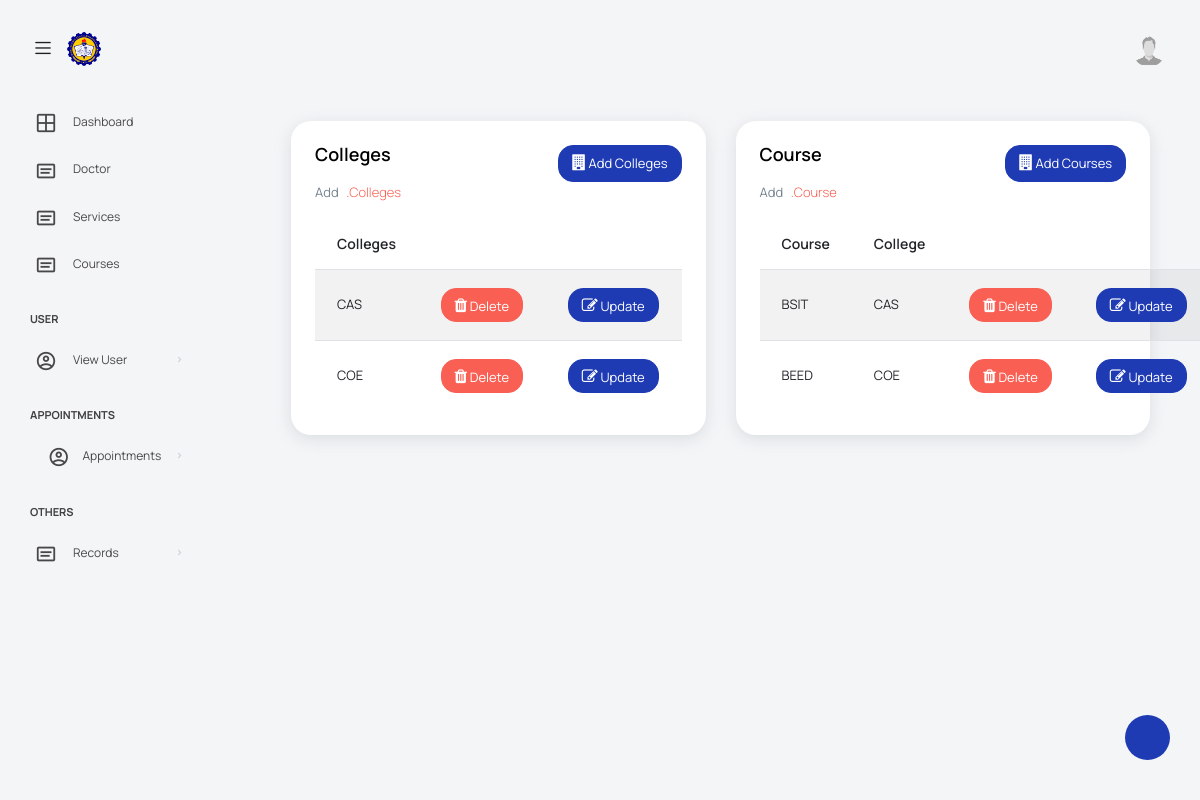
The app's page /views/Colleges.php with its own data.
### tables this page shows
CREATE TABLE `college` (
  `CollegeID` int(255) NOT NULL,
  `CollegeName` varchar(255) NOT NULL
);

CREATE TABLE `course` (
  `CourseID` int(255) NOT NULL,
  `CollegeID` int(255) NOT NULL,
  `CourseName` varchar(100) NOT NULL
);

### config/database.php (called while the page is built, shortened)
<?php
$host = "localhost";
$username = "root";
$password = "";
$database = "clinic";
$conn = mysqli_connect($host, $username, $password, $database);
function findAll($table, $orderBy = null)
{
    global $conn;
    $orderByClause = ($orderBy !== null) ? "ORDER BY " . key($orderBy) . " " . current($orderBy) : "";
    $stmt = $conn->prepare("SELECT * FROM $table $orderByClause");
    $stmt->execute();
    $result = $stmt->get_result();
    return $result->fetch_all(MYSQLI_ASSOC);
}
function joinTable($table, $joins, $conditions = [])
{
    global $conn;
    $query = "SELECT * FROM $table";
    foreach ($joins as $join) {
        $query .= " INNER JOIN $join[0] ON $join[1] = $join[2]";
    }
    if (!empty($conditions)) {
        $where_clauses = array();
        $params = array();
        foreach ($conditions as $column => $value) {
            $where_clauses[] = "$column = ?";
            $params[] = $value;
        }
        $query .= " WHERE " . implode(" AND ", $where_clauses);
        $stmt = mysqli_prepare($conn, $query);
        $types = str_repeat("s", count($params));
        $stmt->bind_param($types, ...$params);
    } else {
        $stmt = mysqli_prepare($conn, $query);
    }
    $stmt->execute();
    $result = $stmt->get_result();
    $rows = array();
    while ($row = $result->fetch_assoc()) {
        $rows[] = $row;
    }
    return $rows;
}

### views/Colleges.php (the view, shortened to what this page needs)
<?php require_once('assistantHeader.php'); ?>
<div class="row mx-auto">
    <div class="col-lg-6 grid-margin stretch-card">
        <div class="card">
            <div class="card-body">
                <div class="d-flex justify-content-between">
                    <h4 class="card-title">Colleges</h4>
                    <a data-bs-toggle="modal" data-bs-target="#colleges" class="btn btn-primary btn-sm"><i class="fa fa-building"></i> Add Colleges</a>
                </div>
                <p class="card-description">
                    Add <code>.Colleges</code>
                </p>
                <div class="row mx-auto mt-3">
                    <table class="table table-striped mx-auto" id="tables">
                        <thead>
                            <tr>
                                <th>Colleges</th>
                                <th></th>
                                <th></th>
                            </tr>
                        </thead>
                        <tbody>
                            <?php $colleges = findAll('college');
                            foreach ($colleges as $row) :
                            ?>
                                <tr>
                                    <td><?= $row['CollegeName'] ?></td>
                                    <td><a href="../actions/manageColleges.php?delete&college_id=<?= $row['CollegeID'] ?>" class="btn btn-sm btn-danger"><i class="fa fa-trash"></i> Delete</a></td>
                                    <td><button class="btn btn-sm btn-primary" data-bs-toggle="modal" data-bs-target="#service<?= $row['CollegeID'] ?>"><i class="fa fa-edit"></i> Update</button></td>
                                </tr>
                            <?php endforeach; ?>
                        </tbody>
                    </table>
                </div>
            </div>
        </div>
    </div>
    <div class="col-lg-6 grid-margin stretch-card">
        <div class="card">
            <div class="card-body">
                <div class="d-flex justify-content-between">
                    <h4 class="card-title">Course</h4>
                    <a data-bs-toggle="modal" data-bs-target="#courses" class="btn btn-primary btn-sm"><i class="fa fa-building"></i> Add Courses</a>
                </div>
                <p class="card-description">
                    Add <code>.Course</code>
                </p>
                <div class="row mx-auto mt-3">
                    <table class="table table-striped mx-auto" id="table">
                        <thead>
                            <tr>
                                <th>Course</th>
                                <th>College</th>
                                <th></th>
                                <th></th>
                            </tr>
                        </thead>
                        <tbody>
                            <?php $colleges = joinTable('college', [['course', 'course.CollegeID', 'college.CollegeID']]);
                            foreach ($colleges as $row) :
                            ?>
                                <tr>
                                    <td><?= $row['CourseName'] ?></td>
                                    <td><?= $row['CollegeName'] ?></td>
                                    <td><a href="../actions/manageColleges.php?deleteCourse&course_id=<?= $row['CourseID'] ?>" class="btn btn-sm btn-danger"><i class="fa fa-trash"></i> Delete</a></td>
                                    <td><button class="btn btn-sm btn-primary" data-bs-toggle="modal" data-bs-target="#course<?= $row['CourseID'] ?>"><i class="fa fa-edit"></i> Update</button></td>
                                </tr>
                            <?php endforeach; ?>
                        </tbody>
                    </table>
                </div>
            </div>
        </div>
    </div>
</div>
<?php require_once('footer.php'); ?>

### records on screen
college: CollegeName "CAS"
college: CollegeName "COE"
course: CourseName "BSIT", CollegeID.CollegeName "CAS"
course: CourseName "BEED", CollegeID.CollegeName "COE"
